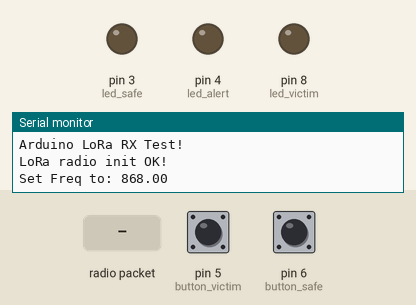
This sketch was run on a simulated Arduino Uno, built with avr-gcc and run on an emulated ATmega328P. Shown: output pins drawn as LEDs (lit = HIGH), the last lines printed to the serial monitor. Dashed ring = blinking. The test bench sets the inputs (shaded band); at power-on: pin 5 (button_victim) LOW, pin 6 (button_safe) LOW. No radio packets arrive unless stated; pins used as bus, display or sensor lines are not drawn.

Above: at 1.3 s.
1.4 s: radio packet "A" arrives
At 2.5 s:
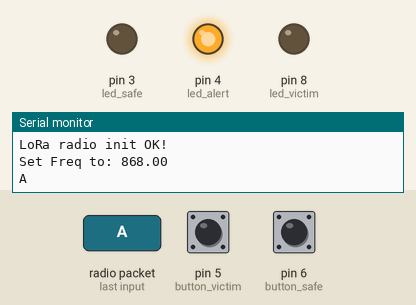
4.4 s: pin 5 (button_victim) pulled HIGH for 0.15 s
At 6.0 s:
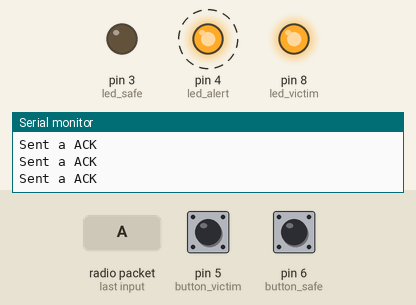
7.5 s: pin 6 (button_safe) pulled HIGH for 0.15 s
At 9.2 s:
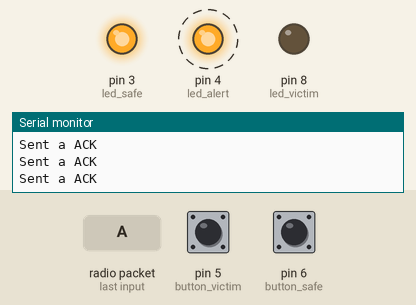
13.6 s: pin 5 (button_victim) pulled HIGH for 1 s
At 14.0 s:
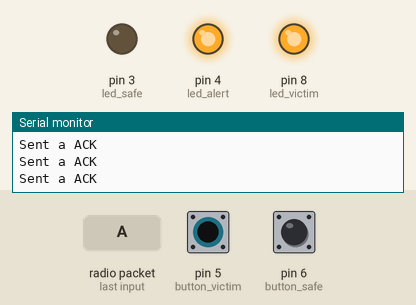
17.6 s: pin 6 (button_safe) pulled HIGH for 1 s
At 34.0 s:
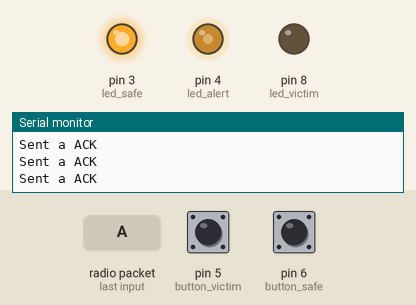
Timing chart, 0 to 34.9 s (numbered marks = the images above; inputs shaded):
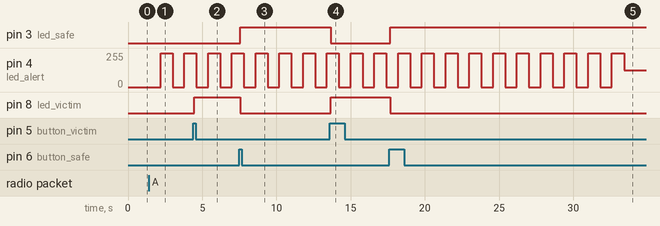

Measured:
- after the input at 1.4 s, pin 4 (led_alert): 0/255 → 255/255 after 0.80 s, → 0/255 0.80 s later, → 255/255 0.80 s later
- after the input at 4.4 s, pin 8 (led_victim): LOW → HIGH after 0.06 s
- after the input at 7.5 s, pin 3 (led_safe): LOW → HIGH after 0.06 s; pin 8 (led_victim): HIGH → LOW after 0.06 s
- after the input at 13.6 s, pin 3 (led_safe): HIGH → LOW after 0.06 s; pin 8 (led_victim): LOW → HIGH after 0.06 s
- after the input at 17.6 s, pin 3 (led_safe): LOW → HIGH after 0.06 s; pin 8 (led_victim): HIGH → LOW after 0.06 s

The sketch:

Lora-Beacon.ino
```cpp
// LoRa Beacon
// -*- mode: C++ -*-
// Example sketch showing how to create a simple messaging client (receiver)
// with the RH_RF95 class. RH_RF95 class does not provide for addressing or
// reliability, so you should only use RH_RF95 if you do not need the higher
// level messaging abilities.
// It is designed to work with the other example Arduino9x_TX

#include <SPI.h>
#include <RH_RF95.h>

#define RFM95_CS 10
#define RFM95_RST 9
#define RFM95_INT 2

// Change to 434.0 or other frequency, must match RX's freq!
#define RF95_FREQ 868.0

// Singleton instance of the radio driver
RH_RF95 rf95(RFM95_CS, RFM95_INT);

// Blinky on receipt
//#define LED 13

/*
  PopAlert Balise

  Code d'exploitation d'une balise PopAlert

*/


// Pinage
const int button_victim = 5;
const int button_safe =  6;
const int led_alert = 4;
const int led_victim = 8;
const int led_safe = 3;

// variables will change:
int state = 0;         // Etat de la balise. 0 NSPP, 1 victim, 2 safe
int button_victim_state = 0;
int button_safe_state = 0;
int alert_state = 0;
int led_alert_last_blink = 0;
int led_alert_blink_rank = 0;
char* msg;

void setup()
{
  //pinMode(LED, OUTPUT);
  pinMode(RFM95_RST, OUTPUT);
  digitalWrite(RFM95_RST, HIGH);

  while (!Serial);
  Serial.begin(9600);
  delay(100);

  Serial.println("Arduino LoRa RX Test!");

  // manual reset
  digitalWrite(RFM95_RST, LOW);
  delay(10);
  digitalWrite(RFM95_RST, HIGH);
  delay(10);

  while (!rf95.init()) {
    Serial.println("LoRa radio init failed");
    while (1);
  }
  Serial.println("LoRa radio init OK!");

  // Defaults after init are 434.0MHz, modulation GFSK_Rb250Fd250, +13dbM
  if (!rf95.setFrequency(RF95_FREQ)) {
    Serial.println("setFrequency failed");
    while (1);
  }
  Serial.print("Set Freq to: "); Serial.println(RF95_FREQ);

  // Defaults after init are 434.0MHz, 13dBm, Bw = 125 kHz, Cr = 4/5, Sf = 128chips/symbol, CRC on

  // The default transmitter power is 13dBm, using PA_BOOST.
  // If you are using RFM95/96/97/98 modules which uses the PA_BOOST transmitter pin, then
  // you can set transmitter powers from 5 to 23 dBm:
  rf95.setTxPower(23, false);
    // Les boutons sont des entrées
  pinMode(button_victim, INPUT);
  pinMode(button_safe, INPUT);

  // Les leds sont des sorties
  pinMode(led_alert, OUTPUT);
  pinMode(led_victim, OUTPUT);
  pinMode(led_safe, OUTPUT);

  digitalWrite(led_alert, LOW);
  digitalWrite(led_safe, LOW);
  digitalWrite(led_victim, LOW);

  //alert_state = 1;
}

void loop()
{
  if (rf95.available())
  {
    // Should be a message for us now
    uint8_t buf[RH_RF95_MAX_MESSAGE_LEN];
    uint8_t len = sizeof(buf);

    if (rf95.recv(buf, &len))
    {
      //digitalWrite(LED, HIGH);
      //RH_RF95::printBuffer("Received: ", buf, len);
      //Serial.print("Got: ");
      //Serial.println((char*)buf);
      buf[5]=0;
      msg = (char*) buf;
      Serial.println(msg);
      if (msg[0] == 'A' )
      {
          alert_state = 1;
      }
      //Serial.print("RSSI: ");
      //Serial.println(rf95.lastRssi(), DEC);

      // Send a reply
      //uint8_t data[] = "And hello back to you";
      //rf95.send(data, sizeof(data));
      //rf95.waitPacketSent();
      //Serial.println("Sent a ACK");
      //digitalWrite(LED, LOW);


    }
    else
    {
      Serial.println("Receive failed");
    }
  }

  // Gestion du front
  // Gestion des boutons
  button_victim_state = digitalRead(button_victim);
  button_safe_state = digitalRead(button_safe);

  if (button_victim_state == HIGH){
    uint8_t data[] = "RESCUE";
    rf95.send(data, sizeof(data));
    rf95.waitPacketSent();
    Serial.println("Sent a ACK");
    state = 1;
  }else if (button_safe_state == HIGH){
    uint8_t data[] = "SAFE";
    rf95.send(data, sizeof(data));
    rf95.waitPacketSent();
    Serial.println("Sent a ACK");
    state = 2;
  }

  if (state == 0){
    digitalWrite(led_victim, LOW);
    digitalWrite(led_safe, LOW);
  }else if (state == 1){
    digitalWrite(led_victim, HIGH);
    digitalWrite(led_safe, LOW);
  }else if (state == 2){
    digitalWrite(led_victim, LOW);
    digitalWrite(led_safe, HIGH);
  }

  if (alert_state == 1){
    if((millis() - led_alert_last_blink) >= 800){
      if(led_alert_blink_rank % 2 == 0){
        digitalWrite(led_alert, LOW);
      }else{
        digitalWrite(led_alert, HIGH);
      }
      led_alert_last_blink = millis();
      led_alert_blink_rank++;
    }
  }else{
    digitalWrite(led_alert, LOW);
  }
}
```
